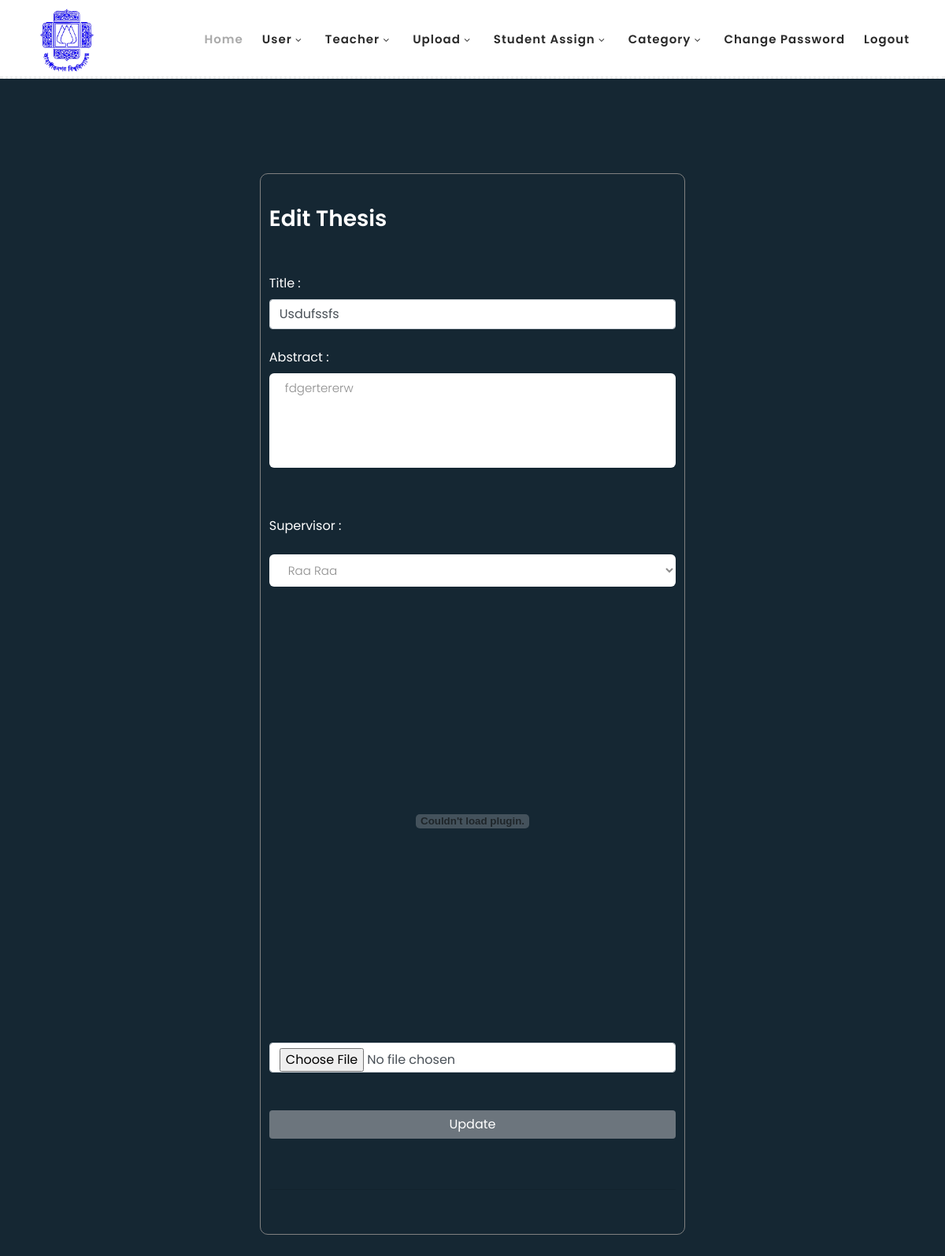
The app's page /thesis_edit.php?thesis_id=13 (signed in) with its own data.
### tables this page shows
CREATE TABLE `thesis` (
  `id` int NOT NULL AUTO_INCREMENT,
  `title` varchar(1024) NOT NULL,
  `abstract` varchar(5000) NOT NULL,
  `file_path` varchar(5000) NOT NULL,
  `teacher_id` int NOT NULL,
  `status` int NOT NULL,
  `username` varchar(255) NOT NULL,
  `deleted` int NOT NULL DEFAULT '0',
  `category_id` int DEFAULT NULL,
  PRIMARY KEY (`id`)
);

CREATE TABLE `teacher` (
  `id` int NOT NULL AUTO_INCREMENT,
  `name` varchar(255) NOT NULL,
  `email` varchar(255) NOT NULL,
  `phone` varchar(255) NOT NULL,
  `designation` varchar(255) NOT NULL,
  `user` varchar(255) NOT NULL,
  `deleted` int NOT NULL DEFAULT '0',
  PRIMARY KEY (`id`),
  UNIQUE KEY `user` (`user`)
);

### thesis_edit.php (the view, shortened to what this page needs)
<?php
include "menu.php";
include 'connect.php';
$loggedInUserRole = $_SESSION["role"];
if($loggedInUserRole =="admin"){
$thesis_id = FILTER_INPUT(INPUT_GET, 'thesis_id', FILTER_SANITIZE_STRING);
$sql = "select * from thesis where id = ?";
$stmt = $dbh->prepare($sql);
$params = [$thesis_id];
$result = $stmt->execute($params);
if ($stmt->rowCount()) {
    while ($row = $stmt->fetch()) {
        $title = $row['title'];
        $abstract = $row["abstract"];
        $teacherId = $row["teacher_id"];
        $file_path = $row["file_path"];
?>
    <link rel="stylesheet" href="css/add_page_style.css">
    <div class="form-body">
        <div class="row">
            <div class="form-holder">
                <div class="form-content">
                    <div class="form-items" style='width: 45% ; margin: auto; padding-left: 2%; padding-right: 2%; border: 1px solid gray' >
                        <h3>Edit Thesis</h3><br/>
                        <div align="left"><br/>
                            <form method="POST" id="thesis_upload" name="thesis_upload" action="thesis_upload.php" enctype="multipart/form-data">
                                <label>Title : </label><input class="form-control" name="title" id="title"  value="<?php echo $title; ?>"required/><br/>
                                <label>Abstract : </label><textarea class="form-control" rows="4" name="abstract" style="width: 100%;" required ><?php echo $abstract; ?> </textarea><br/><br/>
                                <label>Supervisor : </label>
                                <select name="teacher" required>
                                    <?php
                                        $sql = "SELECT * FROM teacher where deleted = 0 order by id asc";
                                        $stmt = $dbh->prepare($sql);
                                        $result = $stmt->execute();
                                        print_r($result);
                                        while ($row = $stmt->fetch()) {
                                    ?>
                                            <option value="<?php echo $row['id'];?>" <?php  if($row['id'] == $teacherId ) { echo 'selected';} ?> ><?php echo $row['name'];?></option>
                                    <?php
                                        }
                                    ?>
                                    </select> <br/> <br/>
                                <br/>
                                <object data="<?php echo $file_path; ?>" type="application/pdf" width="100%" height="500px" ></object><br/><br/>
                                <input class="form-control" type="file" id="fileToUpload" name="fileToUpload"><br/><br/>
                                <button type="submit" class="btn btn-primary btn-block"  name="thesis_update" id="thesis_update" >Update</button> <br/><br/>
                            </form>
                        </div>
                        <hr/>
                    </div>
                </div>
            </div>
        </div>
    </div>
<?php
    }
    }
}else{
    echo "You are not allowed to edit thesis!";
}
?>

### assets/css/templatemo-hexashop.css (style rules this page uses)
html, body, div, span, applet, object, iframe, h1, h2, h3, h4, h5, h6, p, blockquote, div pre, a, abbr, acronym, address, big, cite, code, del, dfn, em, font, img, ins, kbd, q, s, samp, small, strike, strong, sub, sup, tt, var, b, u, i, center, dl, dt, dd, ol, ul, li, figure, header, nav, section, article, aside, footer, figcaption { margin: 0; padding: 0; border: 0; outline: 0; }
* { box-sizing: border-box; }
html, body { font-family: 'Poppins', sans-serif; font-weight: 400; background-color: #fff; font-size: 16px; -ms-text-size-adjust: 100%; -webkit-font-smoothing: antialiased; -moz-osx-font-smoothing: grayscale; }
h1, h2, h3, h4, h5, h6 { margin-top: 0px; margin-bottom: 0px; }
html, body { background: #fff; font-family: 'Poppins', sans-serif; }

### css/dataTables.dataTables.css (style rules this page uses)
:root { --dt-row-selected: 13, 110, 253; --dt-row-selected-text: 255, 255, 255; --dt-row-selected-link: 9, 10, 11; --dt-row-stripe: 0, 0, 0; --dt-row-hover: 0, 0, 0; --dt-column-ordering: 0, 0, 0; --dt-html-background: white; }

### css/add_page_style.css (style rules this page uses)
*, body { font-family: 'Poppins', sans-serif; font-weight: 400; -webkit-font-smoothing: antialiased; text-rendering: optimizeLegibility; -moz-osx-font-smoothing: grayscale; }
html, body { height: 100%; background-color: #152733; overflow: hidden; overflow-y: scroll; }
.form-holder { width: 100% !important; display: flex; flex-direction: column; justify-content: center; align-items: center; text-align: center; }
.form-holder .form-content { position: relative; text-align: center; display: -webkit-box; display: -moz-box; display: -ms-flexbox; display: -webkit-flex; display: flex; -webkit-justify-content: center; justify-content: center; -webkit-align-items: center; align-items: center; padding: 60px; }
.form-content .form-items { border: 3px solid #fff; padding: 40px; display: inline-block; width: 100%; min-width: 540px; -webkit-border-radius: 10px; -moz-border-radius: 10px; border-radius: 10px; text-align: left; -webkit-transition: all 0.4s ease; transition: all 0.4s ease; }
.form-content h3 { color: #fff; text-align: left; font-size: 28px; font-weight: 600; margin-bottom: 5px; }
.form-content label, .was-validated .form-check-input:invalid~.form-check-label, .was-validated .form-check-input:valid~.form-check-label { color: #fff; }
.form-content input[type=text], .form-content input[type=password], .form-content input[type=email], .form-content select { width: 100%; padding: 9px 20px; text-align: left; border: 0; outline: 0; border-radius: 6px; background-color: #fff; font-size: 15px; font-weight: 300; color: #8D8D8D; -webkit-transition: all 0.3s ease; transition: all 0.3s ease; margin-top: 16px; }
.btn-primary { background-color: #6C757D; outline: none; border: 0px; box-shadow: none; }
.form-content textarea { position: static !important; width: 100%; padding: 8px 20px; border-radius: 6px; text-align: left; background-color: #fff; border: 0; font-size: 15px; font-weight: 300; color: #8D8D8D; outline: none; resize: none; height: 120px; -webkit-transition: none; transition: none; margin-bottom: 14px; }

### records on screen
thesis: title "Usdufssfs", abstract "fdgertererw", teacher "Raa Raa"
